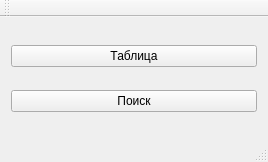
<?xml version="1.0" encoding="UTF-8"?>
<ui version="4.0">
 <class>MainWindow</class>
 <widget class="QMainWindow" name="MainWindow">
  <property name="geometry">
   <rect>
    <x>0</x>
    <y>0</y>
    <width>268</width>
    <height>162</height>
   </rect>
  </property>
  <property name="windowTitle">
   <string>MainWindow</string>
  </property>
  <widget class="QWidget" name="centralWidget">
   <layout class="QVBoxLayout" name="verticalLayout">
    <item>
     <widget class="QPushButton" name="pushButton">
      <property name="text">
       <string>Таблица</string>
      </property>
     </widget>
    </item>
    <item>
     <widget class="QPushButton" name="pushButton_2">
      <property name="text">
       <string>Поиск</string>
      </property>
     </widget>
    </item>
   </layout>
  </widget>
  <widget class="QMenuBar" name="menuBar">
   <property name="geometry">
    <rect>
     <x>0</x>
     <y>0</y>
     <width>268</width>
     <height>22</height>
    </rect>
   </property>
  </widget>
  <widget class="QToolBar" name="mainToolBar">
   <attribute name="toolBarArea">
    <enum>TopToolBarArea</enum>
   </attribute>
   <attribute name="toolBarBreak">
    <bool>false</bool>
   </attribute>
  </widget>
  <widget class="QStatusBar" name="statusBar"/>
 </widget>
 <layoutdefault spacing="6" margin="11"/>
 <resources/>
 <connections/>
</ui>
